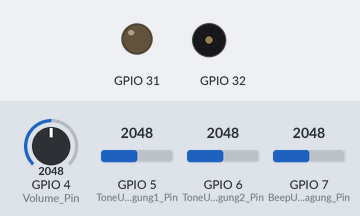
Bench run of a sketch on a simulated ESP32. Shown: output pins drawn as LEDs (lit = HIGH), buzzer (waves = sounding). Inputs (shaded band) come from the test bench; at power-on: GPIO 4 (Volume_Pin) = 2048, GPIO 5 (ToneUebertroagung1_Pin) = 2048, GPIO 6 (ToneUebertroagung2_Pin) = 2048, GPIO 7 (BeepUebertroagung_Pin) = 2048.

Above: at 1.2 s.
1.3 s: GPIO 4 (Volume_Pin) set to 2866
At 2.5 s:
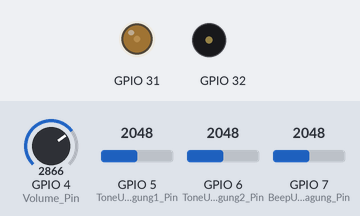
2.8 s: GPIO 5 (ToneUebertroagung1_Pin) set to 2866
At 3.8 s:
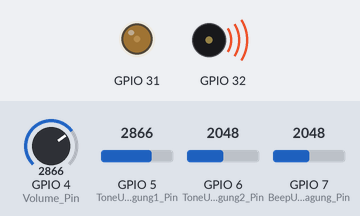
4.3 s: GPIO 4 (Volume_Pin) set to 3972
At 5.0 s:
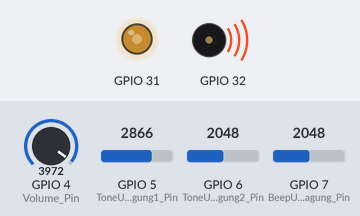
5.8 s: GPIO 4 (Volume_Pin) set to 1228
At 6.1 s:
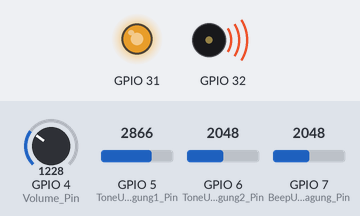
7.3 s: GPIO 4 (Volume_Pin) set to 122
At 8.5 s:
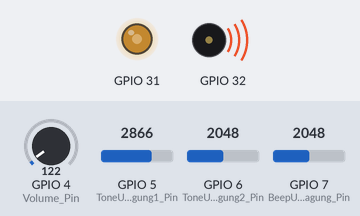
Timing chart, 0 to 9.8 s (numbered marks = the images above; inputs shaded):
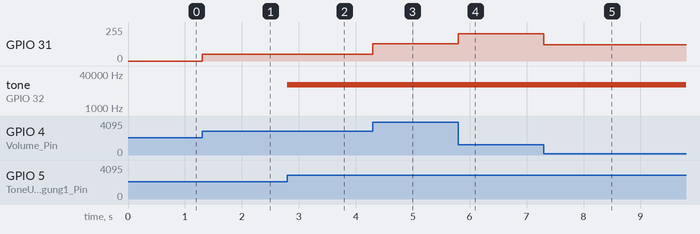

Measured:
- after the input at 1.3 s, GPIO 31: 0/255 → 50/255 at once
- after the input at 2.8 s, tone on GPIO 32: silent → 12800 Hz at once
- after the input at 4.3 s, GPIO 31: 50/255 → 131/255 at once
- after the input at 5.8 s, GPIO 31: 131/255 → 203/255 at once
- after the input at 7.3 s, GPIO 31: 203/255 → 122/255 at once

The sketch:

tone_esp32_16.1.2024.ino
```cpp
#define Volume_Pin 4
#define ToneUebertroagung1_Pin 5
#define ToneUebertroagung2_Pin 6
#define BeepUebertroagung_Pin 7

byte Volume;
int Freq;
byte Freq1;
byte Freq2;
byte Beep;

unsigned long BeepTime = 0;
bool toggle = 0;


void setup(){

  ledcSetup(0, 5000, 8);
  ledcAttachPin(32,0); // ledc auf einen pin festlegen und name setzen (0)

  ledcSetup(1, 5000, 8);
  ledcAttachPin(31,1); // ledc auf einen pin festlegen und name setzen (0)


}

void loop(){

  Volume = analogRead(Volume_Pin);
  Freq1 = analogRead(ToneUebertroagung1_Pin);
  Freq2 = analogRead(ToneUebertroagung2_Pin);
  Beep = analogRead(BeepUebertroagung_Pin);

  Freq = (Freq1 << 8) + Freq2;

  ledcWriteTone(0, Freq); // frequenz einstellen

  if(Beep == 0){
    ledcWrite(1, Volume); // lautstärke einstellen (0 bis 255)
  }else{
    if(millis() > BeepTime + Beep*10){
      BeepTime = millis();
      switch(toggle){
        case 0:
          ledcWrite(1, Volume);
        break;
        case 1:
          ledcWrite(1, 0);
        break;
      }
      toggle != toggle;
    }

  }


}
```
